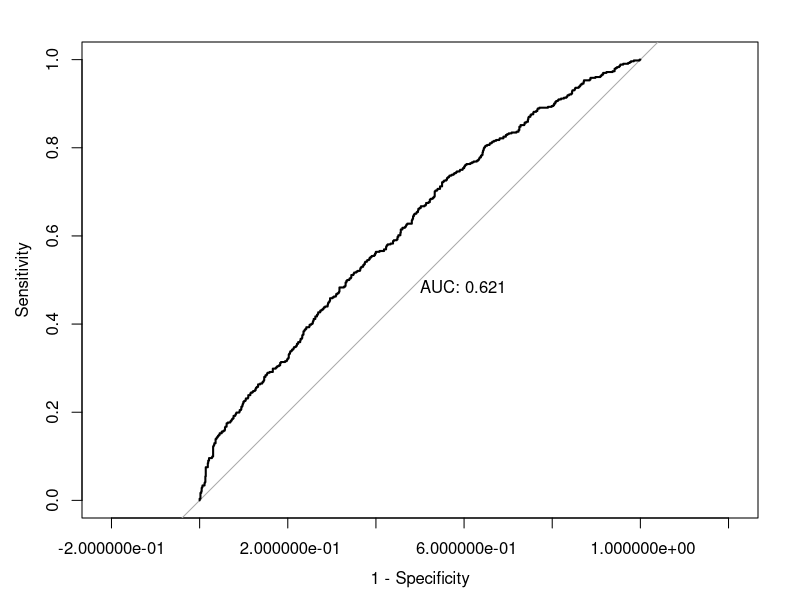
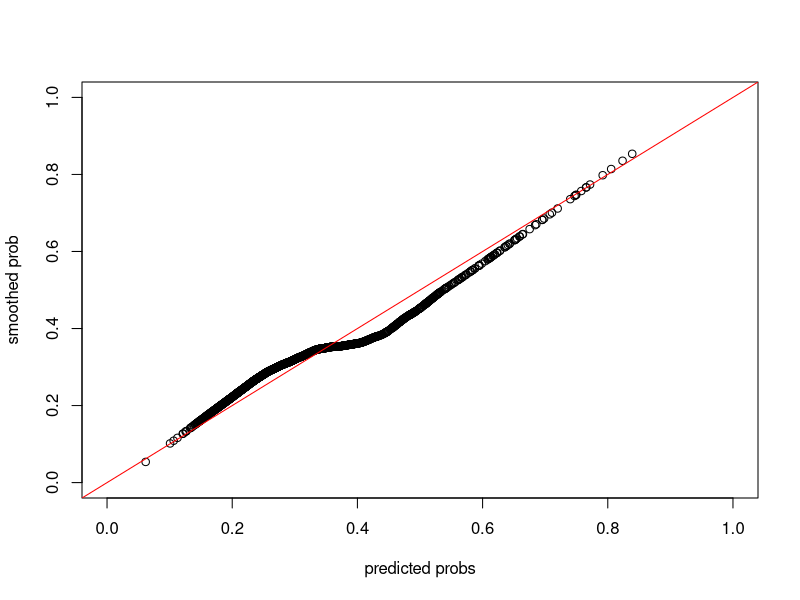
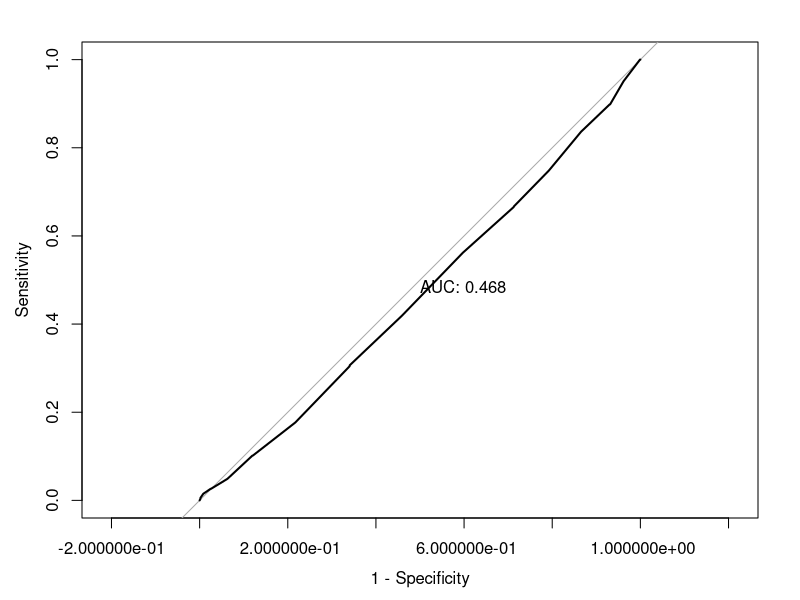
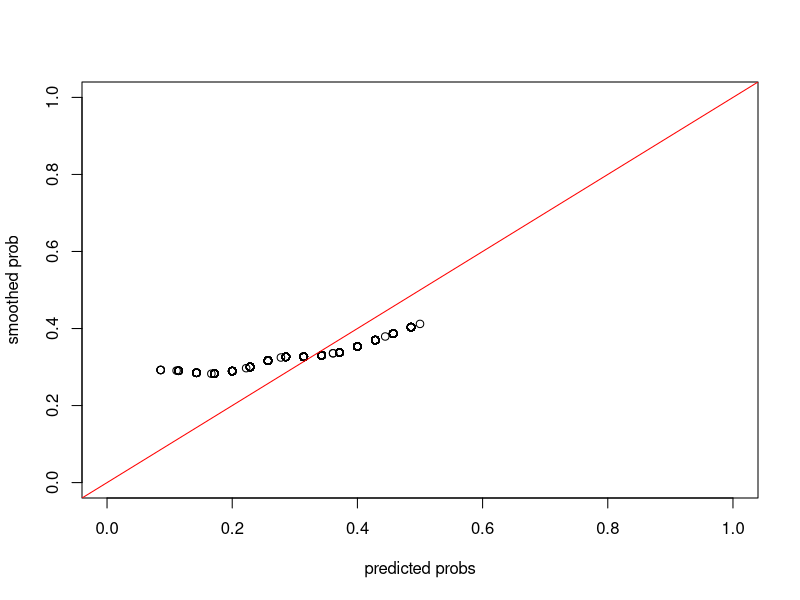
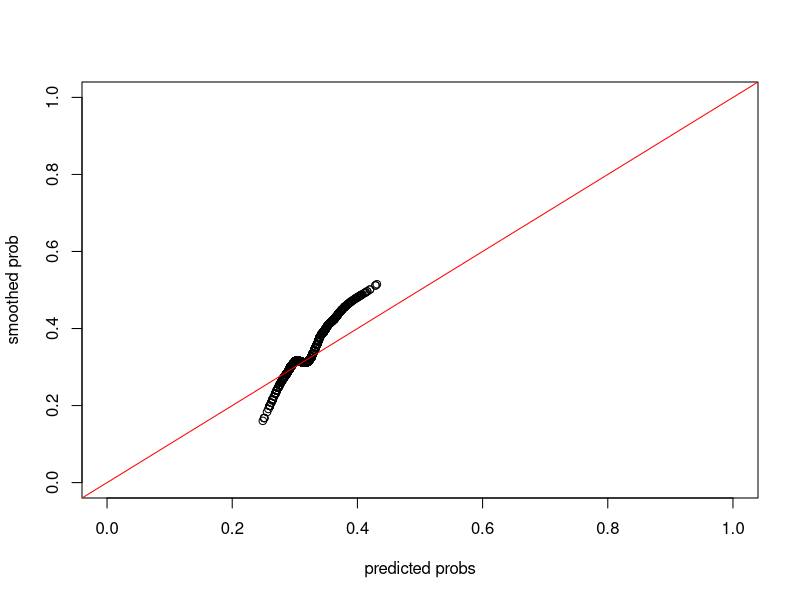

The R source for these figures, in order:
## ---- chunk 1
knitr::opts_chunk$set(echo = TRUE)
library(dplyr)
library(pROC)
library(class)
## ---- chunk 2
set.seed(10)

dat.infarc <- read.table("infarc-data/infarcts.txt", header = T)

dat.infarc.use <- dat.infarc %>% 
  select(infarcts, age, educ, income, weight, height, packyrs, alcoh, 
         chd, claud, htn, diabetes, ldl, crt) %>% 
  na.omit()

train.ind <- sample(1:nrow(dat.infarc.use), floor(nrow(dat.infarc.use)/2))

dat.train <- dat.infarc.use[train.ind,]
dat.test <- dat.infarc.use[-train.ind,]

fit <- glm(infarcts~ .,
           family = binomial(),
           data = dat.train)
## ---- chunk 3
#### Evaluating Fit

preds <- predict(fit, dat.test, type = "response")

roc.glm <- roc(dat.test$infarcts, preds)

plot(roc.glm, legacy.axes = TRUE, print.auc = TRUE)
## ---- chunk 4
### Evaluating calibration

smoother <- loess(dat.test$infarcts ~ preds, span = 0.6, degree = 1)

plot(preds, predict(smoother), xlim = c(0,1), ylim = c(0,1), 
     xlab = "predicted probs", ylab = "smoothed prob")
abline(0,1, col = "red")
## ---- chunk 5
#### Fitting a knn model

preds.35 <- knn(dat.train %>% select(-infarcts),
    dat.test %>% select(-infarcts),
    as.factor(dat.train$infarcts),
    k = 35, prob = TRUE)

#### Evaluating Fit

roc.knn35 <- roc(dat.test$infarcts, attributes(preds.35)$prob)

plot(roc.knn35, legacy.axes = TRUE, print.auc = TRUE)

### Evaluating calibration

knn35.use <- 1-attributes(preds.35)$prob

smoother <- loess(dat.test$infarcts ~ knn35.use, span = 0.6, degree = 1)

plot(knn35.use, predict(smoother), xlim = c(0,1), ylim = c(0,1), xlab = "predicted probs", ylab = "smoothed prob")
abline(0,1, col = "red")
## ---- chunk 6

### Selecting the number of neighbors

eval.knn <- list()

for(num.k in 1:20){
  preds.knn <- knn(dat.train %>% select(-infarcts),
                  dat.test %>% select(-infarcts),
                  as.factor(dat.train$infarcts),
                  k = 50 + num.k*20, prob = TRUE)
  eval.knn[num.k] <- roc(dat.test$infarcts, attributes(preds.knn)$prob)$auc
}
## ---- chunk 7
unlist(eval.knn)

num.k.use <- which.min(unlist(eval.knn)) * 20 + 50

preds.knn <- knn(dat.train %>% select(-infarcts),
                 dat.test %>% select(-infarcts),
                 as.factor(dat.train$infarcts),
                 k = num.k.use, prob = TRUE)

## Evaluating calibration

preds.knn.use <- 1-attributes(preds.knn)$prob ## flipping things because knn flipped class label

smoother <- loess(dat.test$infarcts ~ preds.knn.use, span = 0.6, degree = 1)

plot(preds.knn.use, predict(smoother), xlim = c(0,1), ylim = c(0,1), 
     xlab = "predicted probs", ylab = "smoothed prob")
abline(0,1, col = "red")
